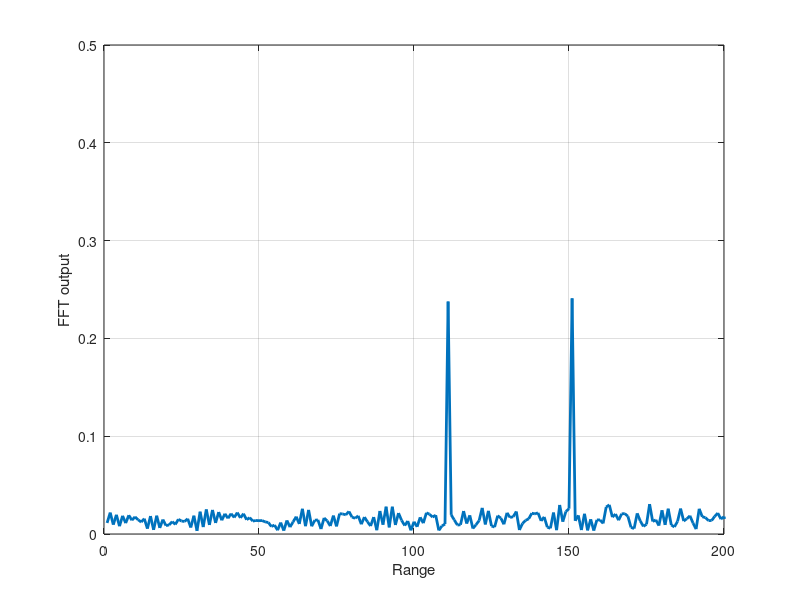
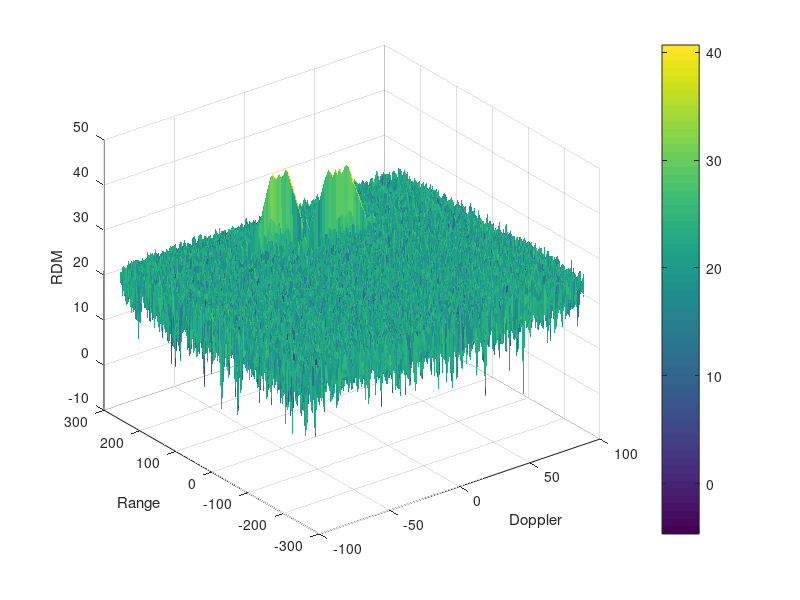
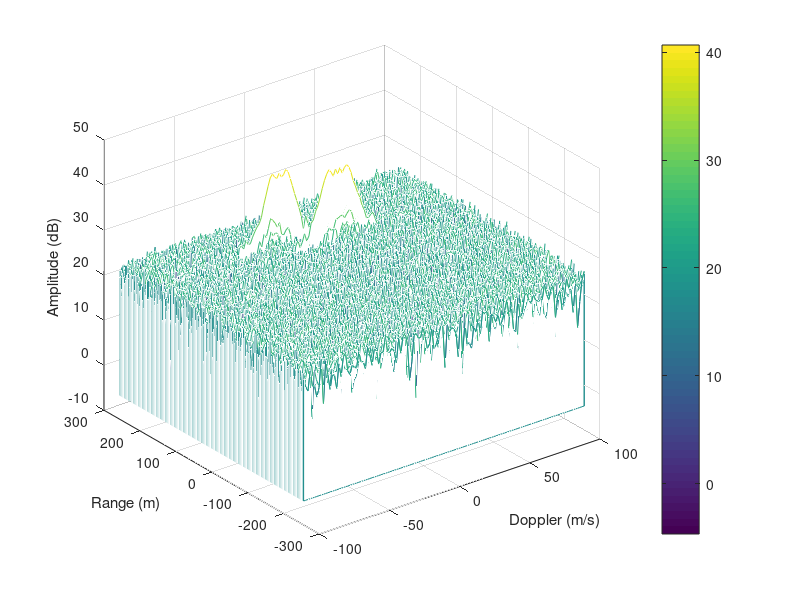

Here is the MATLAB script that generated these plots, in order: (Note: this script raises an error after producing the figures.)
% MATLAB script to simulate a wave with moving targets and visualize the waterfall plot and wavelet plot

% Radar Specifications 
clear;
close all;
clc;
%%%%%%%%%%%%%%%%%%%%%%%%%%%
% Frequency of operation = 77GHz
% Max Range = 200m
% Range Resolution = 1 m
% Max Velocity = 100 m/s
%%%%%%%%%%%%%%%%%%%%%%%%%%%
max_range = 200;
range_resolution = 1;
max_velocity = 70;

% speed of light = 3e8
c = 3e8; 
%% User Defined Range and Velocity of targets
% Target 1
target_range1 = 110; 
target_velocity1 = 60; 

% Target 2
target_range2 = 150;  % Add the second target's initial range
target_velocity2 = -50;  % Add the second target's velocity
 
%% FMCW Waveform Generation

% Design the FMCW waveform
B = c /(2*range_resolution);
Tchirp= (5.5*2*max_range)/c;
slope = B/Tchirp;

%Operating carrier frequency of Radar 
fc= 10e9;             %carrier freq
                                                          
% The number of chirps in one sequence. 
Nd=128;                   % #of doppler cells OR #of sent periods

% The number of samples on each chirp. 
Nr=1024;                  % # of range cells

% Timestamp for running the displacement scenario for every sample on each chirp
t=linspace(0,Nd*Tchirp,Nr*Nd); %total time for samples

%Creating the vectors for Tx, Rx and Mix based on the total samples input.
Tx=zeros(1,length(t)); %transmitted signal
Rx=zeros(1,length(t)); %received signal
Mix = zeros(1,length(t)); %beat signal

%Similar vectors for range_covered and time delay.
r_t1=zeros(1,length(t));
td1=zeros(1,length(t));

r_t2=zeros(1,length(t));  % For the second target
td2=zeros(1,length(t));   % For the second target

%% Signal generation and Moving Target simulation
% Running the radar scenario over time

for i=1:length(t)
    
    % Target 1
    r_t1(i) = target_range1 + target_velocity1*t(i);
    td1(i) = 2*r_t1(i)/c;
    
    % Target 2
    r_t2(i) = target_range2 + target_velocity2*t(i);
    td2(i) = 2*r_t2(i)/c;

    % Transmitted signal (same for both targets)
    Tx(i) = cos(2*pi*(fc*t(i) + (slope*t(i)^2)/2));
    
    % Received signal from both targets
    Rx1 = cos(2*pi*(fc*(t(i)-td1(i)) + (slope*(t(i)-td1(i))^2)/2));
    Rx2 = cos(2*pi*(fc*(t(i)-td2(i)) + (slope*(t(i)-td2(i))^2)/2));
    
    % Combine the received signals from both targets
    Rx(i) = Rx1 + Rx2;
    
    % Mixing the transmit and received signal to generate the beat signal
    Mix(i) = Tx(i).*Rx(i);
    
end

%% RANGE MEASUREMENT

% Reshape the beat signal into Nr*Nd array
sig = reshape(Mix, [Nr, Nd]);

% Run the FFT on the beat signal along the range bins dimension (Nr)
sig_fft1 = fft(sig, Nr);

% Normalize and take the absolute value of FFT output
sig_fft1 = abs(sig_fft1./Nr);

% Take only one side of the spectrum
sig_fft1 = sig_fft1(1:(Nr/2));

% Plotting the range
figure('Name','Range from First FFT')
plot(sig_fft1, "LineWidth",2);
grid on;
axis ([0 200 0 0.5]);
xlabel('Range');
ylabel('FFT output');

%% RANGE DOPPLER RESPONSE

Mix=reshape(Mix,[Nr,Nd]);

% 2D FFT using the FFT size for both dimensions.
sig_fft2 = fft2(Mix,Nr,Nd);

% Taking just one side of signal from Range dimension.
sig_fft2 = sig_fft2(1:Nr/2,1:Nd);
sig_fft2 = fftshift(sig_fft2);
RDM = abs(sig_fft2);
RDM = 10*log10(RDM);

% Use the surf function to plot the output of 2DFFT
doppler_axis = linspace(-100,100,Nd);
range_axis = linspace(-200,200,Nr/2)*((Nr/2)/400);
figure('Name', 'Range Doppler Map');
surf(doppler_axis,range_axis,RDM,'EdgeColor','none');
xlabel('Doppler');
ylabel('Range');
zlabel('RDM');
colorbar;

%% WATERFALL PLOT

% Waterfall Plot to Visualize Targets
figure('Name', 'Waterfall Plot');
waterfall(doppler_axis, range_axis, RDM);
xlabel('Doppler (m/s)');
ylabel('Range (m)');
zlabel('Amplitude (dB)');
grid on;
colorbar;

% Add a figure caption for the Waterfall plot
disp('Waterfall plot to visualize the range and Doppler characteristics of targets.');

%% WAVELET PLOT

% Wavelet Transform to visualize the time-frequency characteristics
figure('Name', 'Wavelet Plot');
coefs = cwt(Mix(1:Nr)); % Continuous wavelet transform on one chirp
fs = 1 / (t(2) - t(1)); % Calculate the sampling frequency
frequencies = linspace(0, fs/2, size(coefs, 1));
time_axis = t(1:Nr) * 1e3; % Convert time to milliseconds for better visualization
surf(time_axis, frequencies, abs(coefs), 'EdgeColor', 'none');
xlabel('Time (ms)');
ylabel('Frequency (Hz)');
zlabel('Magnitude');
colorbar;
view(2);

disp('Wavelet plot to visualize the time-frequency characteristics of the beat signal.');
